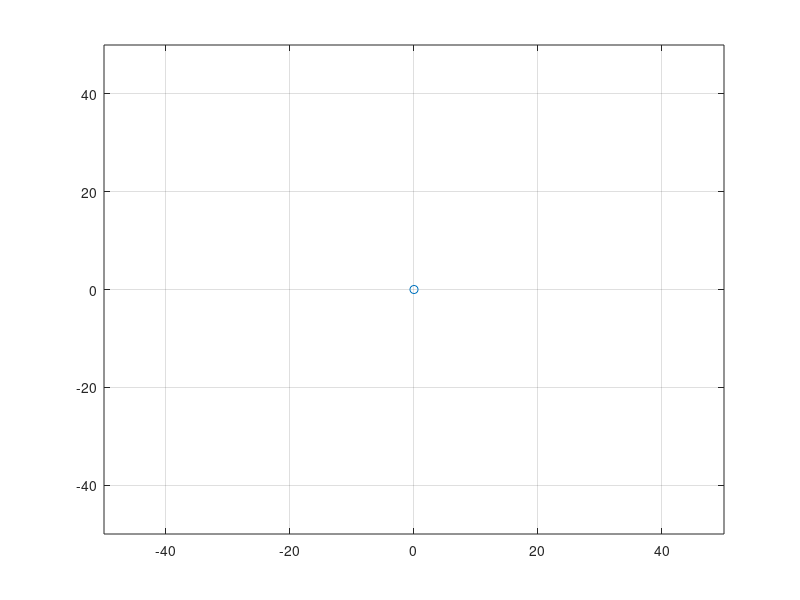
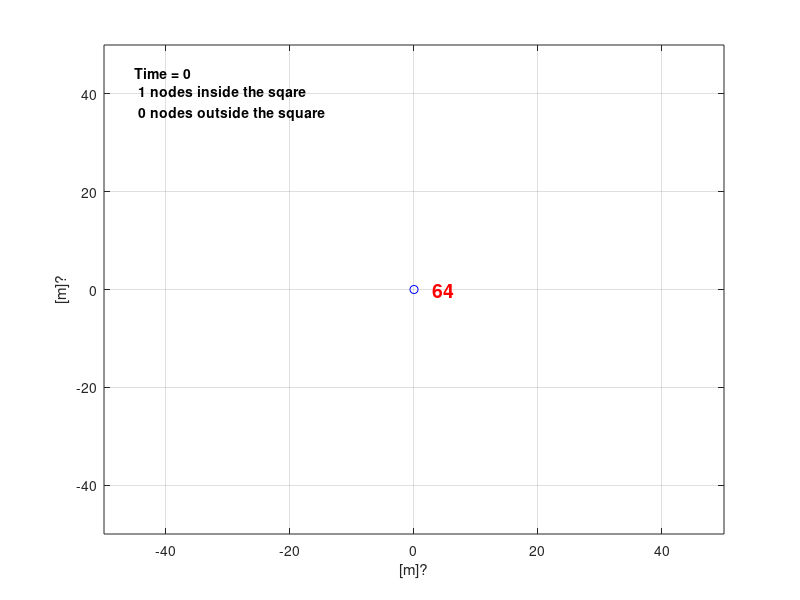

MATLAB code for these plots, in order: (Note: this script raises an error after producing the figures.)
close all;
clear all;

%% INITIALIZATION
FOCUS_ID_1 = 0;
FOCUS_ID_2 = 0;
PLOT_NODE_LABELS = 1;
LAYOUT_ALGORITHM = 0;
CENTER_ON_ID = 100;
NOISE_AMPL = 1;

amountOfMovingNodes = 2;
firstNodeId = 100;
duration_s = 10;
Ts = 0.2;
t = 0:Ts:duration_s;
%fixedNodesPositionXY = zeros(amountOfFixedNodes,3);
fixedNodesPositionXY(1,:) = [firstNodeId, 0, 0];

%% GENERATE SAMPLE DATA FOR FIXED NODES
figure(1)
plot(fixedNodesPositionXY(1,2), fixedNodesPositionXY(1,3),'o')
axis([-50, 50, -50, 50]);
grid on;
button = 1;
fixedNodeNo = 2; %NB: the firs node is automatically inserted at pos (0,0)
while button == 1
    [x,y,button] = ginput(1);
    if button == 1
        fixedNodesPositionXY = [fixedNodesPositionXY(1:fixedNodeNo-1,:);[firstNodeId+fixedNodeNo-1 , x , y]];
        plot(fixedNodesPositionXY(1:fixedNodeNo,2), fixedNodesPositionXY(1:fixedNodeNo,3),'o');
        axis([-50, 50, -50, 50]);
        grid on;
        fixedNodeNo = fixedNodeNo+1;
    end
end

%% GENERATE SAMPLE DATA FOR MOVING NODES (only linear trajectories are alowed)
movingNodePositionXY = zeros(1,3,size(t,2));
movingNodeNo = 1;
button = 1;
while button == 1
    [x,y,button] = ginput(1);
    if button == 1 %continue
        start_XY = [x,y];
        [x,y,button] = ginput(1);
        stop_XY = [x,y];
        
        len_XY = stop_XY - start_XY;
        speed_XY = len_XY./duration_s;
        
        for timeNo = 1:size(t,2)
            movingNodePositionXY(movingNodeNo,:,timeNo) = [firstNodeId+fixedNodeNo-2+movingNodeNo, start_XY+speed_XY.*timeNo.*Ts];
        end
        movingNodeNo = movingNodeNo + 1;
    else %a stop condition has been found
        
    end
end

nodePositionXY_generated = zeros(fixedNodeNo-1+movingNodeNo-1,3,size(t,2));
for timeNo = 1:size(t,2)
    if movingNodeNo ~= 1
        nodePositionXY_generated(:,:,timeNo) = [fixedNodesPositionXY ; movingNodePositionXY(:,:,timeNo)];
    else
        nodePositionXY_generated(:,:,timeNo) = fixedNodesPositionXY;
    end
end

%% CALCULATE LINKS  AND OTHERS VARIABLES NEEDED FOR THE LAYOUT
links = [];
graphEdeges_m_filt = [];
for nodeNo_1 = 1:size(nodePositionXY_generated,1)-1
    for nodeNo_2 = nodeNo_1+1:size(nodePositionXY_generated,1)
        graphEdeges_m_filt_link = [];
        links = cat(2,links,[nodePositionXY_generated(nodeNo_1,1,1);nodePositionXY_generated(nodeNo_2,1,1)]);
        for timeIndexNo = 1 : size(nodePositionXY_generated,3)
            d = sqrt( (nodePositionXY_generated(nodeNo_2,2,timeIndexNo) - nodePositionXY_generated(nodeNo_1,2,timeIndexNo))^2 + (nodePositionXY_generated(nodeNo_2,3,timeIndexNo) - nodePositionXY_generated(nodeNo_1,3,timeIndexNo))^2 );
            graphEdeges_m_filt_link = cat(1,graphEdeges_m_filt_link,d);
        end
        graphEdeges_m_filt =  cat(2,graphEdeges_m_filt,graphEdeges_m_filt_link);
    end
end
LINKS_UNRELIABLITY = zeros(size(t,2),size(links,2));
AVAILABLE_IDs = nodePositionXY_generated(:,1,1);
noise = rand(size(graphEdeges_m_filt)) * NOISE_AMPL - NOISE_AMPL/2;
graphEdeges_m_filt = graphEdeges_m_filt + noise;
%% PLAYBACK THE GENERATED DATA
figure(2)
filename = '../output/fakeData.gif';
fps = 1/Ts*5;
colorlist2 = hsv( size(nodePositionXY_generated,1) );
squareDim = 50;
for timeIndexNo = 1 : size(nodePositionXY_generated,3)
    nodePositionXY_temp = nodePositionXY_generated(nodePositionXY_generated(:,1,timeIndexNo) ~= 0,:, timeIndexNo);
    nodesOutsideSquare = 0;
    regularNodesPositionXY_temp =  nodePositionXY_temp(nodePositionXY_temp(:,1)~=254 & nodePositionXY_temp(:,1)~=FOCUS_ID_1 & nodePositionXY_temp(:,1)~=FOCUS_ID_2,:);
    masterNodePositionXY_temp = nodePositionXY_temp(nodePositionXY_temp(:,1)==254,:);
    focusNodesPositionXY_temp = nodePositionXY_temp(nodePositionXY_temp(:,1)==FOCUS_ID_1 | nodePositionXY_temp(:,1)==FOCUS_ID_2,:);
    plot(regularNodesPositionXY_temp(:,2),regularNodesPositionXY_temp(:,3),'bo',masterNodePositionXY_temp(:,2),masterNodePositionXY_temp(:,3),'ro',focusNodesPositionXY_temp(:,2),focusNodesPositionXY_temp(:,3),'go','LineWidth',3);
    xlabel('[m]?');
    ylabel('[m]?');
    grid on;
    for nodeNo = 1 : size(nodePositionXY_temp,1)
        if PLOT_NODE_LABELS == 1
            str = sprintf('%x',nodePositionXY_temp(nodeNo,1));
            text(nodePositionXY_temp(nodeNo,2)+3,nodePositionXY_temp(nodeNo,3),str,'Color',colorlist2(nodeNo,:),'FontSize',14,'FontWeight','bold');
        end
        if nodePositionXY_temp(nodeNo,2) > squareDim || nodePositionXY_temp(nodeNo,2) < -squareDim || nodePositionXY_temp(nodeNo,3) > squareDim || nodePositionXY_temp(nodeNo,3) < -squareDim
            nodesOutsideSquare = nodesOutsideSquare + 1;
        end
    end
    str = sprintf('Time = %.0f\n %d nodes inside the sqare\n %d nodes outside the square',timeIndexNo*Ts,nodeNo-nodesOutsideSquare,nodesOutsideSquare);
    text(-squareDim+squareDim*0.1,squareDim-squareDim*0.2,str,'FontSize',10,'FontWeight','bold');
    axis([-squareDim squareDim -squareDim squareDim]);
    
    drawnow
    frame = getframe(2);
    im = frame2im(frame);
    [imind,cm] = rgb2ind(im,256);
    if timeIndexNo == 1;
        imwrite(imind,cm,filename,'gif', 'Loopcount',Inf,'delaytime',1/fps);
    else
        imwrite(imind,cm,filename,'gif','WriteMode','append','delaytime',1/fps);
    end
end


